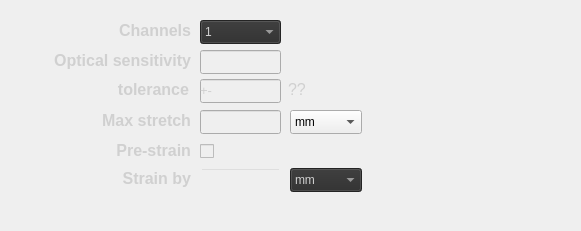
       <widget class="QWidget" name="widget_opt" native="true">
        <property name="geometry">
         <rect>
          <x>0</x>
          <y>170</y>
          <width>581</width>
          <height>231</height>
         </rect>
        </property>
        <property name="layoutDirection">
         <enum>Qt::LeftToRight</enum>
        </property>
        <property name="styleSheet">
         <string notr="true">background-color: rgba(0, 0, 0,255
);</string>
        </property>
        <widget class="QLabel" name="settings_opt_channles_label">
         <property name="geometry">
          <rect>
           <x>40</x>
           <y>20</y>
           <width>151</width>
           <height>21</height>
          </rect>
         </property>
         <property name="font">
          <font>
           <pointsize>12</pointsize>
           <bold>true</bold>
          </font>
         </property>
         <property name="layoutDirection">
          <enum>Qt::LeftToRight</enum>
         </property>
         <property name="styleSheet">
          <string notr="true">color: rgb(208, 208, 208);</string>
         </property>
         <property name="text">
          <string>Channels</string>
         </property>
         <property name="alignment">
          <set>Qt::AlignRight|Qt::AlignTrailing|Qt::AlignVCenter</set>
         </property>
        </widget>
        <widget class="QComboBox" name="opt_channels_combobox">
         <property name="enabled">
          <bool>false</bool>
         </property>
         <property name="geometry">
          <rect>
           <x>200</x>
           <y>20</y>
           <width>81</width>
           <height>24</height>
          </rect>
         </property>
         <property name="layoutDirection">
          <enum>Qt::LeftToRight</enum>
         </property>
         <property name="styleSheet">
          <string notr="true">color: rgb(208, 208, 208);
border-color: rgb(208, 208, 208);
background-color: rgb(44, 44, 44);</string>
         </property>
         <item>
          <property name="text">
           <string>1</string>
          </property>
         </item>
         <item>
          <property name="text">
           <string>2</string>
          </property>
         </item>
        </widget>
        <widget class="QLabel" name="settings_opt_cal_sens_label">
         <property name="geometry">
          <rect>
           <x>0</x>
           <y>50</y>
           <width>191</width>
           <height>21</height>
          </rect>
         </property>
         <property name="font">
          <font>
           <pointsize>12</pointsize>
           <bold>true</bold>
          </font>
         </property>
         <property name="layoutDirection">
          <enum>Qt::LeftToRight</enum>
         </property>
         <property name="styleSheet">
          <string notr="true">color: rgb(208, 208, 208);</string>
         </property>
         <property name="text">
          <string>Optical sensitivity</string>
         </property>
         <property name="alignment">
          <set>Qt::AlignRight|Qt::AlignTrailing|Qt::AlignVCenter</set>
         </property>
        </widget>
        <widget class="QLabel" name="settings_pm_g_label">
         <property name="geometry">
          <rect>
           <x>288</x>
           <y>79</y>
           <width>51</width>
           <height>21</height>
          </rect>
         </property>
         <property name="font">
          <font>
           <pointsize>12</pointsize>
          </font>
         </property>
         <property name="styleSheet">
          <string notr="true">color: rgb(208, 208, 208);</string>
         </property>
         <property name="text">
          <string>??</string>
         </property>
        </widget>
        <widget class="QLabel" name="settings_opt_cal_sens_label_2">
         <property name="geometry">
          <rect>
           <x>98</x>
           <y>79</y>
           <width>91</width>
           <height>21</height>
          </rect>
         </property>
         <property name="font">
          <font>
           <pointsize>12</pointsize>
           <bold>true</bold>
          </font>
         </property>
         <property name="layoutDirection">
          <enum>Qt::LeftToRight</enum>
         </property>
         <property name="styleSheet">
          <string notr="true">color: rgb(208, 208, 208);</string>
         </property>
         <property name="text">
          <string>tolerance</string>
         </property>
         <property name="alignment">
          <set>Qt::AlignRight|Qt::AlignTrailing|Qt::AlignVCenter</set>
         </property>
        </widget>
        <widget class="QLabel" name="settings_hz3_label_2">
         <property name="geometry">
          <rect>
           <x>200</x>
           <y>80</y>
           <width>21</width>
           <height>20</height>
          </rect>
         </property>
         <property name="font">
          <font>
           <pointsize>10</pointsize>
          </font>
         </property>
         <property name="styleSheet">
          <string notr="true">color: rgb(208, 208, 208);
background-color: rgba(255, 255, 255, 2);</string>
         </property>
         <property name="text">
          <string>+-</string>
         </property>
        </widget>
        <widget class="QLineEdit" name="calib_opt_sensitivity_toler_line">
         <property name="enabled">
          <bool>false</bool>
         </property>
         <property name="geometry">
          <rect>
           <x>200</x>
           <y>79</y>
           <width>81</width>
           <height>24</height>
          </rect>
         </property>
         <property name="styleSheet">
          <string notr="true">color: rgb(208, 208, 208);</string>
         </property>
         <property name="alignment">
          <set>Qt::AlignRight|Qt::AlignTrailing|Qt::AlignVCenter</set>
         </property>
        </widget>
        <widget class="QLineEdit" name="calib_opt_sensitivity_line">
         <property name="enabled">
          <bool>false</bool>
         </property>
         <property name="geometry">
          <rect>
           <x>200</x>
           <y>50</y>
           <width>81</width>
           <height>24</height>
          </rect>
         </property>
         <property name="styleSheet">
          <string notr="true">color: rgb(208, 208, 208);</string>
         </property>
         <property name="alignment">
          <set>Qt::AlignRight|Qt::AlignTrailing|Qt::AlignVCenter</set>
         </property>
        </widget>
        <widget class="QLabel" name="settings_opt_cal_sens_label_3">
         <property name="geometry">
          <rect>
           <x>0</x>
           <y>110</y>
           <width>191</width>
           <height>21</height>
          </rect>
         </property>
         <property name="font">
          <font>
           <pointsize>12</pointsize>
           <bold>true</bold>
          </font>
         </property>
         <property name="layoutDirection">
          <enum>Qt::LeftToRight</enum>
         </property>
         <property name="styleSheet">
          <string notr="true">color: rgb(208, 208, 208);
alternate-background-color: rgba(255, 255, 255, 0);</string>
         </property>
         <property name="text">
          <string>Max stretch</string>
         </property>
         <property name="alignment">
          <set>Qt::AlignRight|Qt::AlignTrailing|Qt::AlignVCenter</set>
         </property>
        </widget>
        <widget class="QLineEdit" name="calib_max_stretch">
         <property name="enabled">
          <bool>false</bool>
         </property>
         <property name="geometry">
          <rect>
           <x>200</x>
           <y>110</y>
           <width>81</width>
           <height>24</height>
          </rect>
         </property>
         <property name="styleSheet">
          <string notr="true">color: rgb(208, 208, 208);
alternate-background-color: rgba(255, 255, 255, 0);</string>
         </property>
         <property name="text">
          <string/>
         </property>
         <property name="alignment">
          <set>Qt::AlignRight|Qt::AlignTrailing|Qt::AlignVCenter</set>
         </property>
        </widget>
        <widget class="QComboBox" name="comboBox_max_stretch_unit">
         <property name="geometry">
          <rect>
           <x>290</x>
           <y>110</y>
           <width>72</width>
           <height>24</height>
          </rect>
         </property>
         <property name="styleSheet">
          <string notr="true">alternate-background-color: rgba(255, 255, 255, 0);</string>
         </property>
         <item>
          <property name="text">
           <string>mm</string>
          </property>
         </item>
         <item>
          <property name="text">
           <string>um</string>
          </property>
         </item>
         <item>
          <property name="text">
           <string>nm</string>
          </property>
         </item>
         <item>
          <property name="text">
           <string>pm</string>
          </property>
         </item>
        </widget>
        <widget class="QCheckBox" name="pre_strain_check">
         <property name="enabled">
          <bool>false</bool>
         </property>
         <property name="geometry">
          <rect>
           <x>198</x>
           <y>140</y>
           <width>16</width>
           <height>22</height>
          </rect>
         </property>
         <property name="layoutDirection">
          <enum>Qt::RightToLeft</enum>
         </property>
         <property name="styleSheet">
          <string notr="true"/>
         </property>
         <property name="text">
          <string/>
         </property>
        </widget>
        <widget class="QLabel" name="settings_opt_cal_pre_strain_label">
         <property name="geometry">
          <rect>
           <x>100</x>
           <y>140</y>
           <width>91</width>
           <height>21</height>
          </rect>
         </property>
         <property name="font">
          <font>
           <pointsize>12</pointsize>
           <bold>true</bold>
          </font>
         </property>
         <property name="layoutDirection">
          <enum>Qt::LeftToRight</enum>
         </property>
         <property name="styleSheet">
          <string notr="true">color: rgb(208, 208, 208);</string>
         </property>
         <property name="text">
          <string>Pre-strain</string>
         </property>
         <property name="alignment">
          <set>Qt::AlignRight|Qt::AlignTrailing|Qt::AlignVCenter</set>
         </property>
        </widget>
        <widget class="QWidget" name="pre_strain_widget" native="true">
         <property name="enabled">
          <bool>false</bool>
         </property>
         <property name="geometry">
          <rect>
           <x>10</x>
           <y>138</y>
           <width>461</width>
           <height>81</height>
          </rect>
         </property>
         <property name="styleSheet">
          <string notr="true">background-color: rgba(255, 255, 255, 0);</string>
         </property>
         <widget class="QTextBrowser" name="just_box_3">
          <property name="geometry">
           <rect>
            <x>80</x>
            <y>0</y>
            <width>281</width>
            <height>61</height>
           </rect>
          </property>
          <property name="mouseTracking">
           <bool>false</bool>
          </property>
          <property name="focusPolicy">
           <enum>Qt::NoFocus</enum>
          </property>
          <property name="styleSheet">
           <string notr="true">background-color: rgba(255, 255, 255, 0);</string>
          </property>
         </widget>
         <widget class="QComboBox" name="comboBox_strain_length_unit">
          <property name="geometry">
           <rect>
            <x>280</x>
            <y>30</y>
            <width>72</width>
            <height>24</height>
           </rect>
          </property>
          <property name="styleSheet">
           <string notr="true">color: rgb(208, 208, 208);
border-color: rgb(208, 208, 208);
background-color: rgb(44, 44, 44);</string>
          </property>
          <item>
           <property name="text">
            <string>mm</string>
           </property>
          </item>
          <item>
           <property name="text">
            <string>um</string>
           </property>
          </item>
          <item>
           <property name="text">
            <string>nm</string>
           </property>
          </item>
          <item>
           <property name="text">
            <string>pm</string>
           </property>
          </item>
         </widget>
         <widget class="QLineEdit" name="calib_strain_length">
          <property name="enabled">
           <bool>false</bool>
          </property>
          <property name="geometry">
           <rect>
            <x>190</x>
            <y>30</y>
            <width>81</width>
            <height>24</height>
           </rect>
          </property>
          <property name="styleSheet">
           <string notr="true">color: rgb(208, 208, 208);</string>
          </property>
          <property name="text">
           <string/>
          </property>
          <property name="alignment">
           <set>Qt::AlignRight|Qt::AlignTrailing|Qt::AlignVCenter</set>
          </property>
         </widget>
         <widget class="QLabel" name="settings_opt_strain_length_label">
          <property name="geometry">
           <rect>
            <x>50</x>
            <y>30</y>
            <width>131</width>
            <height>21</height>
           </rect>
          </property>
          <property name="font">
           <font>
            <pointsize>12</pointsize>
            <bold>true</bold>
           </font>
          </property>
          <property name="layoutDirection">
           <enum>Qt::LeftToRight</enum>
          </property>
          <property name="styleSheet">
           <string notr="true">color: rgb(208, 208, 208);
alternate-background-color: rgba(255, 255, 255, 0);</string>
          </property>
          <property name="text">
           <string>Strain by</string>
          </property>
          <property name="alignment">
           <set>Qt::AlignRight|Qt::AlignTrailing|Qt::AlignVCenter</set>
          </property>
         </widget>
         <zorder>just_box_3</zorder>
         <zorder>comboBox_strain_length_unit</zorder>
         <zorder>settings_opt_strain_length_label</zorder>
         <zorder>calib_strain_length</zorder>
        </widget>
        <zorder>pre_strain_widget</zorder>
        <zorder>settings_opt_channles_label</zorder>
        <zorder>opt_channels_combobox</zorder>
        <zorder>settings_opt_cal_sens_label</zorder>
        <zorder>settings_pm_g_label</zorder>
        <zorder>settings_opt_cal_sens_label_2</zorder>
        <zorder>calib_opt_sensitivity_toler_line</zorder>
        <zorder>calib_opt_sensitivity_line</zorder>
        <zorder>settings_hz3_label_2</zorder>
        <zorder>settings_opt_cal_sens_label_3</zorder>
        <zorder>calib_max_stretch</zorder>
        <zorder>comboBox_max_stretch_unit</zorder>
        <zorder>pre_strain_check</zorder>
        <zorder>settings_opt_cal_pre_strain_label</zorder>
       </widget>
